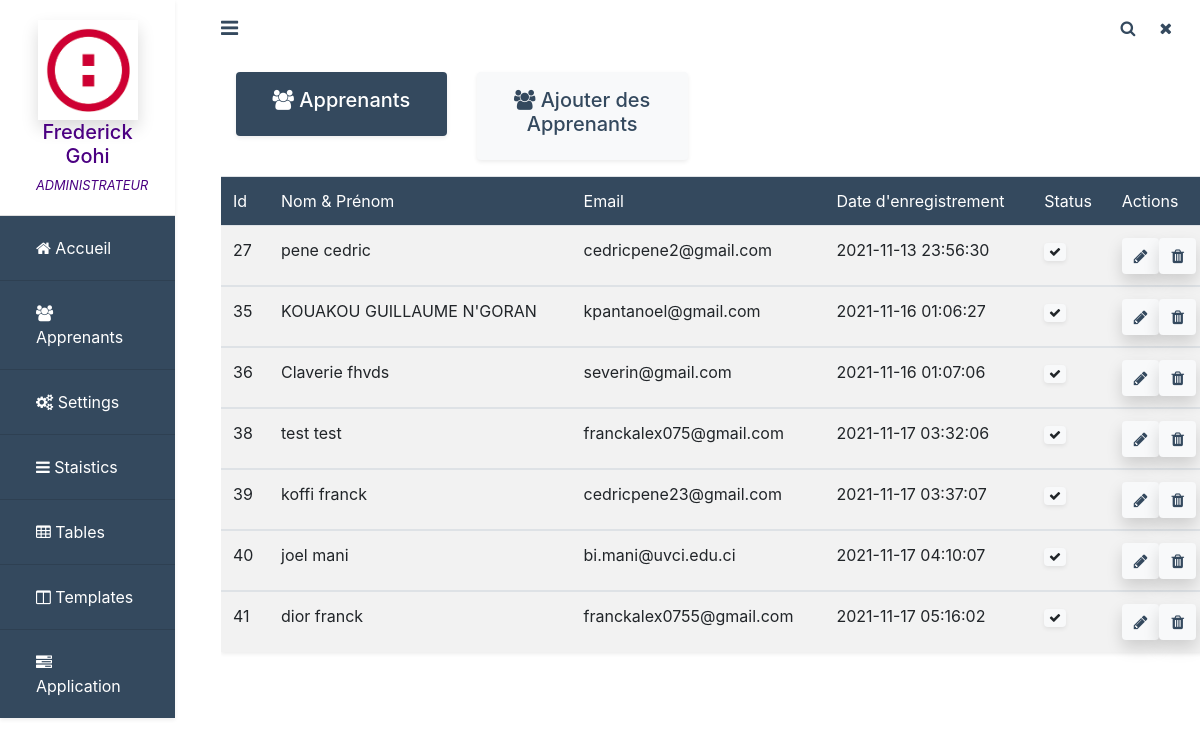
/users.php (signed in), run on the app's committed database.
### tables this page shows
CREATE TABLE `inscription` (
  `id` int(11) NOT NULL,
  `nom` text NOT NULL,
  `prenom` text NOT NULL,
  `email` text NOT NULL,
  `telephone` text NOT NULL,
  `motdepasse` text NOT NULL,
  `datepub` datetime NOT NULL
);

### sessionadmin.php (called while the page is built, shortened)
<?php
if(isset($_SESSION["id"])){
    $id_session_sauv = $_SESSION["id"];
    $check = "SELECT * FROM admin WHERE id ='$id_session_sauv'";
    $result = mysqli_query($conn, $check);
    $row = mysqli_fetch_assoc($result);
    $prenom = $row['prenom'];
    $nom = $row['nom'];
    }else{
    header('Location: test.html');
        }
?>

### users.php (the view, shortened to what this page needs)
<?php
include 'connexionadmin.php';
include 'sessionadmin.php';
?>
<!DOCTYPE html>
<html lang="fr">
<head>
    <link rel="stylesheet" href="https://stackpath.bootstrapcdn.com/bootstrap/4.5.2/css/bootstrap.min.css">
    <link rel="stylesheet" href="assets/font-awesome-4.7.0/css/font-awesome.min.css">
</head>
<body>
    <div class="row no-getters">
        <div class="col-xl-2 col-md-3 col-sm-12" id="side-bar">
            <ul class="list-group list-group-flush fixed shadow-sm" >
                <li class="list-group-item bg-indigo "><a href="#" class="nav-link  text-center">
                    <img src="logo.png" class="shadow" style="height: 100px; width: 100px;">
                    <h5><?php echo $prenom.' '.$nom;?></h5>
                    <div class="small"><em>ADMINISTRATEUR</em></div>
                </a></li>
                <li class="list-group-item bg-indigo "><a href="home.php" class="nav-link"><span class="fa fa-home"></span> Accueil</a></li>
                <li class="list-group-item bg-indigo "><a href="users.php" class="nav-link"><span class="fa fa-users"></span> Apprenants</a></li>
                <li class="list-group-item bg-indigo "><a href="#" class="nav-link"><span class="fa fa-cogs"></span> Settings</a></li>
                <li class="list-group-item bg-indigo "><a href="#" class="nav-link"><span class="fa fa-bars"></span> Staistics</a></li>
                <li class="list-group-item bg-indigo "><a href="#" class="nav-link"><span class="fa fa-table"></span> Tables</a></li>
                <li class="list-group-item bg-indigo "><a href="#" class="nav-link"><span class="fa fa-columns"></span> Templates</a></li>
                <li class="list-group-item bg-indigo "><a href="#" class="nav-link"><span class="fa fa-tasks"></span> Application</a></li>
            </ul>
        </div>
        <div class="col-xl-10 col-md-9 col-sm-12" id="content">
            <nav class="navbar  navbar-light bg-white" id="navbar">
                <a class="navbar-brand fixed" id="toggler"><span class="fa fa-bars text-indigo"></span></a>
                <div class="btn-group" id="icons">
                    <button class="btn bg-transaprent border-0 search-btn"><span class="fa fa-search text-indigo"></span></button>
                    <a href="logout.php"><button class="btn bg-transaprent border-0"><span class="fa fa-close text-indigo"></span></button></a>
                </div>
            </nav>
            <div class="row my-3 mx-3">
                <div class="col-md-3">
                    <div class="card bg-indigo shadow-sm p-3 text-white text-center border-0 cursor">
                       <h5> <span class="fa fa-users"></span> Apprenants</h5>
                    </div>
                </div>
                <div class="col-md-3">
                <a href="addusers.php"><div class="card bg-light shadow-sm p-3 text-indigo text-center border-0 cursor">
                       <h5><span class="fa fa-users"></span> Ajouter des Apprenants</h5>
                    </div></a>
                </div>
            </div>
            <div class="row mx-3 table-responsive">
                <table class="table table-striped shadow-sm">
                    <thead class="bg-indigo text-white">
                        <tr>
                            <td>Id</td>
                            <td>Nom & Prénom</td>
                            <td>Email</td>
                            <td>Date d'enregistrement</td>
                            <td>Status</td>
                            <td>Actions</td>
                        </tr>
                    </thead>
                        <?php
                        $sql = "SELECT * FROM inscription";
                        $result = mysqli_query($conn, $sql);
                        if (mysqli_num_rows($result) > 0) {
                            while($row = mysqli_fetch_assoc($result)) {
                            ?>
                              <tbody>
                        <tr>
                            <td><?php echo $row["id"] ;?></td>
                            <td><?php echo $row["prenom"] .' '.$row["nom"] ;?></td>
                            <td><?php echo $row["email"] ;?></td>
                            <td><?php echo $row["datepub"] ;?></td>
                            <td><span class="badge badge-light shadow-sm"><span class="fa fa-check"></span></span></td>
                            <td>
                                <div class="btn-group">
                                <a href="edit.php?id=<?php echo $row["id"]; ?>"><button class="btn bg-light text-indigo border-0 shadow"><span class="fa fa-pencil"></span></button></a>
                                    <a href="delete.php?id=<?php echo $row["id"]; ?>"><button  class="btn bg-light text-indigo border-0 shadow" name="supprimer"><span class="fa fa-trash"></span></button></a>
                                </div>
                            </td>
                        </tr>
                    </tbody>
                            <?php
                            }
                        } else {
                            echo "0 results";
                        }
                        ?>
                </table>
            </div>
        </div>
    </div>
</body>
</html>

### users.php (style rules this page uses)
.bg-indigo { background-color: #34495E; }
.text-indigo { color: #34495E; }
.cursor { cursor: pointer; }
.list-group-item a { color: white; }

### data on the page
inscription: id "27", prenom "pene", nom "cedric", email "cedricpene2@gmail.com", datepub "2021-11-13 23:56:30"
inscription: id "35", prenom "KOUAKOU GUILLAUME", nom "N'GORAN", email "kpantanoel@gmail.com", datepub "2021-11-16 01:06:27"
inscription: id "36", prenom "Claverie", nom "fhvds", email "severin@gmail.com", datepub "2021-11-16 01:07:06"
inscription: id "38", prenom "test", nom "test", email "franckalex075@gmail.com", datepub "2021-11-17 03:32:06"
inscription: id "39", prenom "koffi", nom "franck", email "cedricpene23@gmail.com", datepub "2021-11-17 03:37:07"
inscription: id "40", prenom "joel", nom "mani", email "bi.mani@uvci.edu.ci", datepub "2021-11-17 04:10:07"
inscription: id "41", prenom "dior", nom "franck", email "franckalex0755@gmail.com", datepub "2021-11-17 05:16:02"

### other printed values
$prenom "Frederick"
$nom "Gohi"
